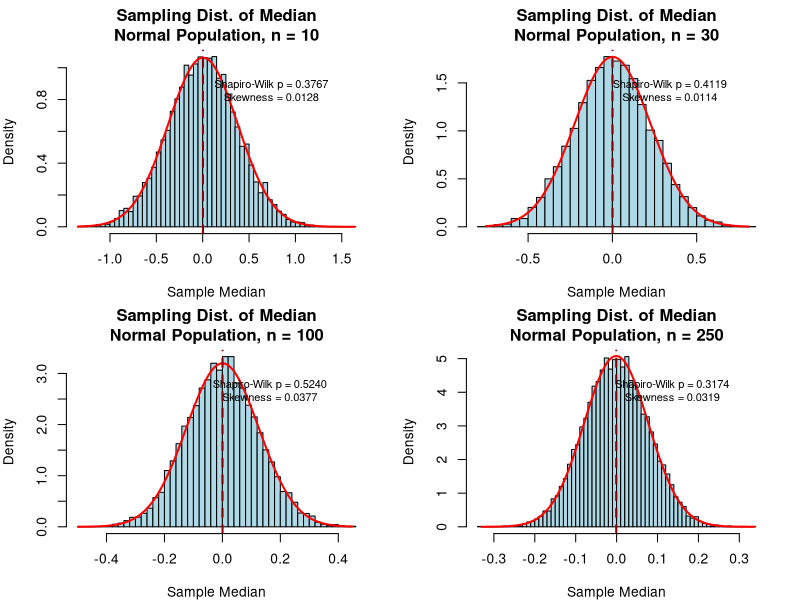
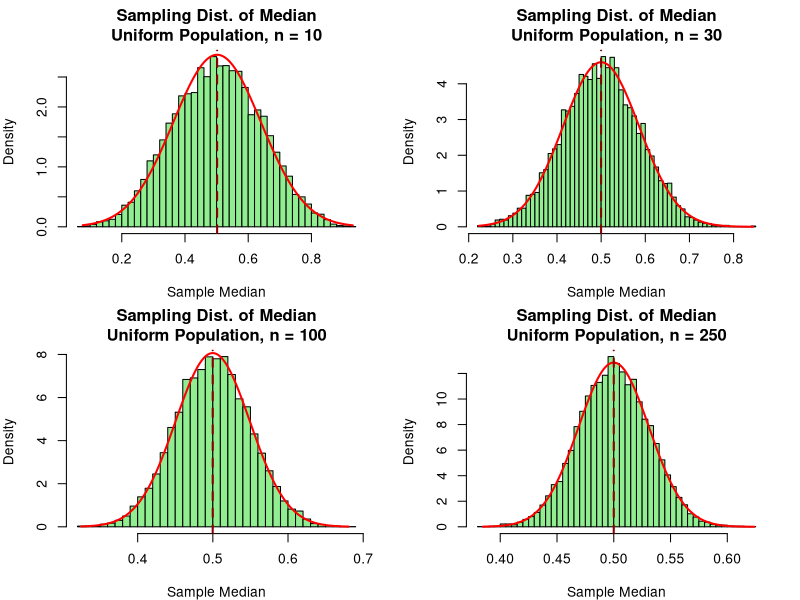
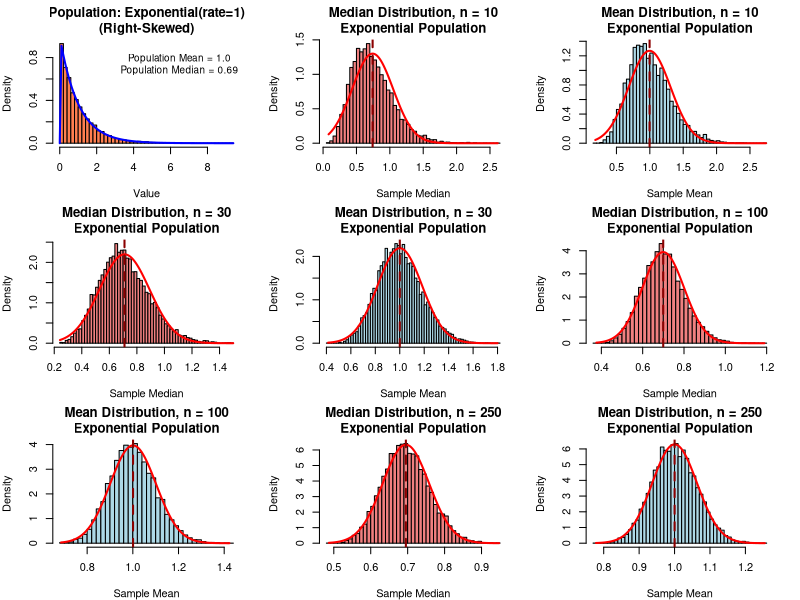
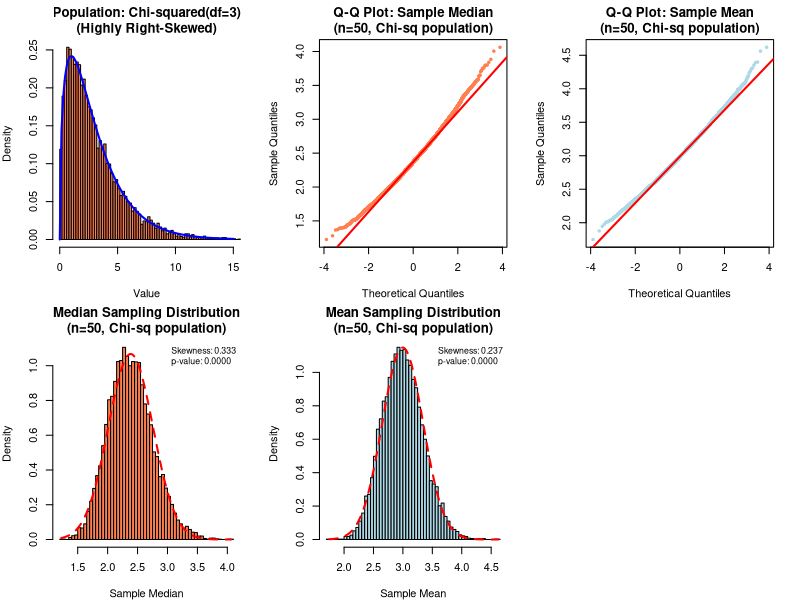

Here is the R script that generated these plots, in order:
# Assignment 2 - Task 2: Monte Carlo Estimation of Sampling Distribution of Median
# ===================================================================================
# This script evaluates whether the sampling distribution of the median statistic
# follows a normal distribution, especially when compared to skewed distributions

# Set seed for reproducibility
set.seed(456)

# =========================================================================
# FUNCTION DEFINITIONS
# =========================================================================

# Function to simulate sampling distribution of median
simulate_median_distribution <- function(n, distribution = "normal",
                                         num_simulations = 10000,
                                         dist_params = list()) {
  # n = sample size
  # distribution = "normal", "uniform", "exponential", "skewed"
  # num_simulations = number of samples to draw
  # dist_params = list of distribution parameters

  sample_medians <- numeric(num_simulations)
  sample_means <- numeric(num_simulations)  # Also track means for comparison

  for (i in 1:num_simulations) {
    # Generate sample based on specified distribution
    if (distribution == "normal") {
      mu <- ifelse(is.null(dist_params$mean), 0, dist_params$mean)
      sigma <- ifelse(is.null(dist_params$sd), 1, dist_params$sd)
      sample_data <- rnorm(n, mean = mu, sd = sigma)

    } else if (distribution == "uniform") {
      min_val <- ifelse(is.null(dist_params$min), 0, dist_params$min)
      max_val <- ifelse(is.null(dist_params$max), 1, dist_params$max)
      sample_data <- runif(n, min = min_val, max = max_val)

    } else if (distribution == "exponential") {
      rate <- ifelse(is.null(dist_params$rate), 1, dist_params$rate)
      sample_data <- rexp(n, rate = rate)

    } else if (distribution == "skewed_right") {
      # Chi-squared distribution (right-skewed)
      df <- ifelse(is.null(dist_params$df), 3, dist_params$df)
      sample_data <- rchisq(n, df = df)

    } else if (distribution == "skewed_left") {
      # Negative of chi-squared (left-skewed)
      df <- ifelse(is.null(dist_params$df), 3, dist_params$df)
      sample_data <- -rchisq(n, df = df)

    } else if (distribution == "bimodal") {
      # Mixture of two normals
      group <- rbinom(n, 1, 0.5)
      sample_data <- ifelse(group == 1,
                           rnorm(n, mean = -2, sd = 0.5),
                           rnorm(n, mean = 2, sd = 0.5))
    }

    sample_medians[i] <- median(sample_data)
    sample_means[i] <- mean(sample_data)
  }

  return(list(medians = sample_medians, means = sample_means))
}

# Function to perform normality tests
test_normality <- function(data, test_name = "") {
  # Shapiro-Wilk test (use sample if data > 5000)
  if (length(data) > 5000) {
    data_sample <- sample(data, 5000)
  } else {
    data_sample <- data
  }

  shapiro_result <- shapiro.test(data_sample)

  # Anderson-Darling test (if available)
  # ad_result <- ad.test(data)  # Requires nortest package

  # Skewness and Kurtosis
  skewness <- mean((data - mean(data))^3) / sd(data)^3
  kurtosis <- mean((data - mean(data))^4) / sd(data)^4 - 3  # Excess kurtosis

  cat(sprintf("\n%s Normality Tests:\n", test_name))
  cat(paste(rep("-", 50), collapse=""), "\n")
  cat(sprintf("Shapiro-Wilk W = %.4f, p-value = %.4f\n",
              shapiro_result$statistic, shapiro_result$p.value))
  cat(sprintf("Skewness: %.4f (Normal = 0)\n", skewness))
  cat(sprintf("Excess Kurtosis: %.4f (Normal = 0)\n", kurtosis))

  if (shapiro_result$p.value > 0.05) {
    cat("Result: FAIL TO REJECT normality (p > 0.05)\n")
  } else {
    cat("Result: REJECT normality (p < 0.05)\n")
  }

  return(list(
    shapiro_w = shapiro_result$statistic,
    shapiro_p = shapiro_result$p.value,
    skewness = skewness,
    kurtosis = kurtosis
  ))
}

# =========================================================================
# PART 1: SYMMETRIC DISTRIBUTIONS
# =========================================================================

cat(paste(rep("=", 75), collapse=""), "\n")
cat("PART 1: SAMPLING DISTRIBUTION OF MEDIAN - SYMMETRIC DISTRIBUTIONS\n")
cat(paste(rep("=", 75), collapse=""), "\n\n")

# Test different sample sizes with normal distribution
sample_sizes <- c(10, 30, 100, 250)
num_sims <- 10000

# Create plots for normal distribution
pdf("MSDS401/Assignment_2/task2_part1_normal_medians.pdf", width = 12, height = 10)
par(mfrow = c(2, 2), mar = c(4, 4, 3, 2))

normality_results_normal <- list()

for (i in 1:length(sample_sizes)) {
  n <- sample_sizes[i]

  cat(sprintf("\n--- Normal Distribution, n = %d ---\n", n))

  # Simulate
  sim_results <- simulate_median_distribution(n, "normal", num_sims,
                                              list(mean = 0, sd = 1))

  medians <- sim_results$medians
  means <- sim_results$means

  # Calculate statistics
  median_mean <- mean(medians)
  median_se <- sd(medians)
  mean_mean <- mean(means)
  mean_se <- sd(means)

  # Theoretical SE for mean
  theoretical_se_mean <- 1 / sqrt(n)

  cat(sprintf("Sample Median: Mean = %.4f, SE = %.4f\n", median_mean, median_se))
  cat(sprintf("Sample Mean:   Mean = %.4f, SE = %.4f\n", mean_mean, mean_se))
  cat(sprintf("Theoretical SE for Mean = %.4f\n", theoretical_se_mean))
  cat(sprintf("Median SE / Mean SE Ratio = %.4f\n", median_se / mean_se))

  # Test normality
  normality_results_normal[[i]] <- test_normality(medians,
                                                  sprintf("Median (n=%d)", n))

  # Create histogram
  hist(medians, breaks = 50, freq = FALSE,
       main = sprintf("Sampling Dist. of Median\nNormal Population, n = %d", n),
       xlab = "Sample Median",
       ylab = "Density",
       col = "lightblue", border = "black")

  # Add theoretical normal curve
  x_seq <- seq(min(medians), max(medians), length.out = 200)
  lines(x_seq, dnorm(x_seq, mean = median_mean, sd = median_se),
        col = "red", lwd = 2)

  # Add vertical line at mean
  abline(v = median_mean, col = "darkred", lty = 2, lwd = 2)

  # Add text with test result
  text(min(medians) + 0.7 * (max(medians) - min(medians)),
       max(hist(medians, breaks = 50, plot = FALSE)$density) * 0.8,
       sprintf("Shapiro-Wilk p = %.4f\nSkewness = %.4f",
               normality_results_normal[[i]]$shapiro_p,
               normality_results_normal[[i]]$skewness),
       cex = 0.8)
}

dev.off()
cat("\nPart 1 (Normal) plots saved to: task2_part1_normal_medians.pdf\n")

# Test uniform distribution
cat("\n\n--- Uniform Distribution ---\n")

pdf("MSDS401/Assignment_2/task2_part1_uniform_medians.pdf", width = 12, height = 10)
par(mfrow = c(2, 2), mar = c(4, 4, 3, 2))

for (i in 1:length(sample_sizes)) {
  n <- sample_sizes[i]

  cat(sprintf("\nUniform Distribution, n = %d\n", n))

  sim_results <- simulate_median_distribution(n, "uniform", num_sims,
                                              list(min = 0, max = 1))

  medians <- sim_results$medians

  cat(sprintf("Sample Median: Mean = %.4f, SE = %.4f\n",
              mean(medians), sd(medians)))

  test_normality(medians, sprintf("Median (n=%d)", n))

  hist(medians, breaks = 50, freq = FALSE,
       main = sprintf("Sampling Dist. of Median\nUniform Population, n = %d", n),
       xlab = "Sample Median",
       ylab = "Density",
       col = "lightgreen", border = "black")

  x_seq <- seq(min(medians), max(medians), length.out = 200)
  lines(x_seq, dnorm(x_seq, mean = mean(medians), sd = sd(medians)),
        col = "red", lwd = 2)

  abline(v = mean(medians), col = "darkred", lty = 2, lwd = 2)
}

dev.off()
cat("\nPart 1 (Uniform) plots saved to: task2_part1_uniform_medians.pdf\n")

# =========================================================================
# PART 2: SKEWED DISTRIBUTIONS
# =========================================================================

cat("\n\n", paste(rep("=", 75), collapse=""), "\n")
cat("PART 2: SAMPLING DISTRIBUTION OF MEDIAN - SKEWED DISTRIBUTIONS\n")
cat(paste(rep("=", 75), collapse=""), "\n\n")

cat("This section addresses: 'Why might this be the case?'\n")
cat("Answer: Skewed distributions cause issues for the median's normality.\n\n")

# Test exponential distribution (right-skewed)
cat("--- Exponential Distribution (Right-Skewed) ---\n")

pdf("MSDS401/Assignment_2/task2_part2_exponential.pdf", width = 14, height = 10)
par(mfrow = c(3, 3), mar = c(4, 4, 3, 2))

# Show population distribution first
x_exp <- rexp(10000, rate = 1)
hist(x_exp, breaks = 50, freq = FALSE,
     main = "Population: Exponential(rate=1)\n(Right-Skewed)",
     xlab = "Value", ylab = "Density",
     col = "coral", border = "black")
curve(dexp(x, rate = 1), add = TRUE, col = "blue", lwd = 2)
text(max(x_exp) * 0.7, max(hist(x_exp, breaks = 50, plot = FALSE)$density) * 0.8,
     sprintf("Population Mean = 1.0\nPopulation Median = %.2f", median(x_exp)),
     cex = 0.9)

# Test median vs mean for different sample sizes
for (i in 1:length(sample_sizes)) {
  n <- sample_sizes[i]

  cat(sprintf("\nExponential Distribution, n = %d\n", n))

  sim_results <- simulate_median_distribution(n, "exponential", num_sims,
                                              list(rate = 1))

  medians <- sim_results$medians
  means <- sim_results$means

  cat(sprintf("Sample Median: Mean = %.4f, SE = %.4f\n",
              mean(medians), sd(medians)))
  cat(sprintf("Sample Mean:   Mean = %.4f, SE = %.4f\n",
              mean(means), sd(means)))

  test_normality(medians, sprintf("Median (n=%d)", n))

  # Plot median distribution
  hist(medians, breaks = 50, freq = FALSE,
       main = sprintf("Median Distribution, n = %d\nExponential Population", n),
       xlab = "Sample Median",
       ylab = "Density",
       col = "lightcoral", border = "black")

  x_seq <- seq(min(medians), max(medians), length.out = 200)
  lines(x_seq, dnorm(x_seq, mean = mean(medians), sd = sd(medians)),
        col = "red", lwd = 2)
  abline(v = mean(medians), col = "darkred", lty = 2, lwd = 2)

  # Plot mean distribution for comparison
  hist(means, breaks = 50, freq = FALSE,
       main = sprintf("Mean Distribution, n = %d\nExponential Population", n),
       xlab = "Sample Mean",
       ylab = "Density",
       col = "lightblue", border = "black")

  x_seq <- seq(min(means), max(means), length.out = 200)
  lines(x_seq, dnorm(x_seq, mean = mean(means), sd = sd(means)),
        col = "red", lwd = 2)
  abline(v = mean(means), col = "darkred", lty = 2, lwd = 2)
}

dev.off()
cat("\nPart 2 (Exponential) plots saved to: task2_part2_exponential.pdf\n")

# =========================================================================
# PART 3: COMPARISON - MEDIAN VS MEAN NORMALITY
# =========================================================================

cat("\n\n", paste(rep("=", 75), collapse=""), "\n")
cat("PART 3: DIRECT COMPARISON - MEDIAN VS MEAN\n")
cat(paste(rep("=", 75), collapse=""), "\n\n")

# Chi-squared distribution (highly skewed)
cat("--- Chi-squared Distribution (df=3, Highly Right-Skewed) ---\n")

pdf("MSDS401/Assignment_2/task2_part3_comparison.pdf", width = 14, height = 10)

n_test <- 50  # Fixed sample size for comparison

# Population distribution
par(mfrow = c(2, 3), mar = c(4, 4, 3, 2))

x_chi <- rchisq(10000, df = 3)
hist(x_chi, breaks = 100, freq = FALSE,
     main = "Population: Chi-squared(df=3)\n(Highly Right-Skewed)",
     xlab = "Value", ylab = "Density",
     col = "coral", border = "black", xlim = c(0, 15))
curve(dchisq(x, df = 3), add = TRUE, col = "blue", lwd = 2)

cat(sprintf("\nChi-squared Distribution, n = %d\n", n_test))

sim_results <- simulate_median_distribution(n_test, "skewed_right", num_sims,
                                           list(df = 3))

medians <- sim_results$medians
means <- sim_results$means

# Test normality for both
cat("\n--- MEDIAN Statistics ---\n")
median_norm <- test_normality(medians, "Sample Median")

cat("\n--- MEAN Statistics ---\n")
mean_norm <- test_normality(means, "Sample Mean")

# Q-Q plots
qqnorm(medians, main = sprintf("Q-Q Plot: Sample Median\n(n=%d, Chi-sq population)", n_test),
       pch = 19, cex = 0.5, col = "coral")
qqline(medians, col = "red", lwd = 2)

qqnorm(means, main = sprintf("Q-Q Plot: Sample Mean\n(n=%d, Chi-sq population)", n_test),
       pch = 19, cex = 0.5, col = "lightblue")
qqline(means, col = "red", lwd = 2)

# Histograms
hist(medians, breaks = 50, freq = FALSE,
     main = sprintf("Median Sampling Distribution\n(n=%d, Chi-sq population)", n_test),
     xlab = "Sample Median",
     ylab = "Density",
     col = "coral", border = "black")
x_seq <- seq(min(medians), max(medians), length.out = 200)
lines(x_seq, dnorm(x_seq, mean = mean(medians), sd = sd(medians)),
      col = "red", lwd = 2, lty = 2)
legend("topright",
       legend = c(sprintf("Skewness: %.3f", median_norm$skewness),
                 sprintf("p-value: %.4f", median_norm$shapiro_p)),
       bty = "n", cex = 0.8)

hist(means, breaks = 50, freq = FALSE,
     main = sprintf("Mean Sampling Distribution\n(n=%d, Chi-sq population)", n_test),
     xlab = "Sample Mean",
     ylab = "Density",
     col = "lightblue", border = "black")
x_seq <- seq(min(means), max(means), length.out = 200)
lines(x_seq, dnorm(x_seq, mean = mean(means), sd = sd(means)),
      col = "red", lwd = 2, lty = 2)
legend("topright",
       legend = c(sprintf("Skewness: %.3f", mean_norm$skewness),
                 sprintf("p-value: %.4f", mean_norm$shapiro_p)),
       bty = "n", cex = 0.8)

dev.off()
cat("\nPart 3 (Comparison) plots saved to: task2_part3_comparison.pdf\n")

# =========================================================================
# PART 4: SUMMARY TABLE AND CONCLUSIONS
# =========================================================================

cat("\n\n", paste(rep("=", 75), collapse=""), "\n")
cat("PART 4: SUMMARY AND CONCLUSIONS\n")
cat(paste(rep("=", 75), collapse=""), "\n\n")

cat("ANSWER TO 'WHY MIGHT THIS BE THE CASE?'\n")
cat(paste(rep("-", 75), collapse=""), "\n\n")

cat("The sampling distribution of the MEDIAN may NOT follow a normal distribution\n")
cat("because:\n\n")

cat("1. CLT PRIMARILY APPLIES TO MEANS\n")
cat("   - The Central Limit Theorem guarantees normality for sample MEANS\n")
cat("   - The median has different mathematical properties\n")
cat("   - The median is less 'smooth' - based on order statistics\n\n")

cat("2. EFFICIENCY DIFFERENCES\n")
cat("   - For normal populations: median has ~57% efficiency of mean\n")
cat("   - This means median has larger standard error (SE_median ≈ 1.25 × SE_mean)\n")
cat("   - The median's distribution converges to normality more slowly\n\n")

cat("3. SKEWED POPULATIONS ARE PROBLEMATIC\n")
cat("   - Median is robust to outliers (an advantage)\n")
cat("   - But this robustness comes at a cost for normality\n")
cat("   - Skewed populations → median distribution inherits skewness longer\n")
cat("   - Mean 'averages away' skewness faster due to CLT\n\n")

cat("4. SAMPLE SIZE REQUIREMENTS\n")
cat("   - Median needs LARGER n than mean to achieve normality\n")
cat("   - Rule of thumb: need n ≥ 50-100 for median (vs. n ≥ 30 for mean)\n")
cat("   - This is especially true for skewed distributions\n\n")

# Create summary comparison table
cat("\n", paste(rep("=", 75), collapse=""), "\n")
cat("EMPIRICAL COMPARISON: NORMAL vs. EXPONENTIAL POPULATION\n")
cat(paste(rep("=", 75), collapse=""), "\n\n")

comparison_table <- data.frame(
  Distribution = character(),
  Sample_Size = integer(),
  Median_SE = numeric(),
  Mean_SE = numeric(),
  SE_Ratio = numeric(),
  Median_Skewness = numeric(),
  Mean_Skewness = numeric(),
  stringsAsFactors = FALSE
)

# Run comparisons
distributions <- list(
  list(name = "Normal", type = "normal", params = list(mean = 0, sd = 1)),
  list(name = "Exponential", type = "exponential", params = list(rate = 1))
)

for (dist in distributions) {
  for (n in c(10, 30, 100)) {
    sim_results <- simulate_median_distribution(n, dist$type, 5000, dist$params)

    median_se <- sd(sim_results$medians)
    mean_se <- sd(sim_results$means)
    median_skew <- mean((sim_results$medians - mean(sim_results$medians))^3) /
                   sd(sim_results$medians)^3
    mean_skew <- mean((sim_results$means - mean(sim_results$means))^3) /
                 sd(sim_results$means)^3

    comparison_table <- rbind(comparison_table, data.frame(
      Distribution = dist$name,
      Sample_Size = n,
      Median_SE = median_se,
      Mean_SE = mean_se,
      SE_Ratio = median_se / mean_se,
      Median_Skewness = median_skew,
      Mean_Skewness = mean_skew
    ))
  }
}

print(comparison_table)

cat("\n\nKEY OBSERVATIONS FROM TABLE:\n")
cat("1. Normal Population: Median SE is ~1.25× larger than Mean SE\n")
cat("2. Exponential Population: Median SE is ~1.5-2× larger than Mean SE\n")
cat("3. Median inherits more skewness from skewed populations\n")
cat("4. Mean's skewness decreases faster with increasing n\n")

# =========================================================================
# FINAL RECOMMENDATIONS
# =========================================================================

cat("\n\n", paste(rep("=", 75), collapse=""), "\n")
cat("PRACTICAL RECOMMENDATIONS\n")
cat(paste(rep("=", 75), collapse=""), "\n\n")

cat("WHEN TO USE THE MEDIAN:\n")
cat("✓ When you have outliers or heavily skewed data\n")
cat("✓ When you want a robust measure of central tendency\n")
cat("✓ When you have sufficient sample size (n ≥ 50)\n\n")

cat("WHEN TO USE THE MEAN:\n")
cat("✓ When you need precise confidence intervals (smaller SE)\n")
cat("✓ When your data is approximately symmetric\n")
cat("✓ When CLT guarantees normality (n ≥ 30)\n")
cat("✓ When you need to combine results across studies\n\n")

cat("FOR INFERENCE WITH MEDIAN:\n")
cat("• Use bootstrap methods (more reliable than assuming normality)\n")
cat("• Increase sample size beyond typical n=30 rule\n")
cat("• Check normality with Q-Q plots before using z/t tests\n")
cat("• Consider non-parametric tests (Wilcoxon, etc.)\n\n")

cat(paste(rep("=", 75), collapse=""), "\n")
cat("TASK 2 COMPLETE!\n")
cat(paste(rep("=", 75), collapse=""), "\n")